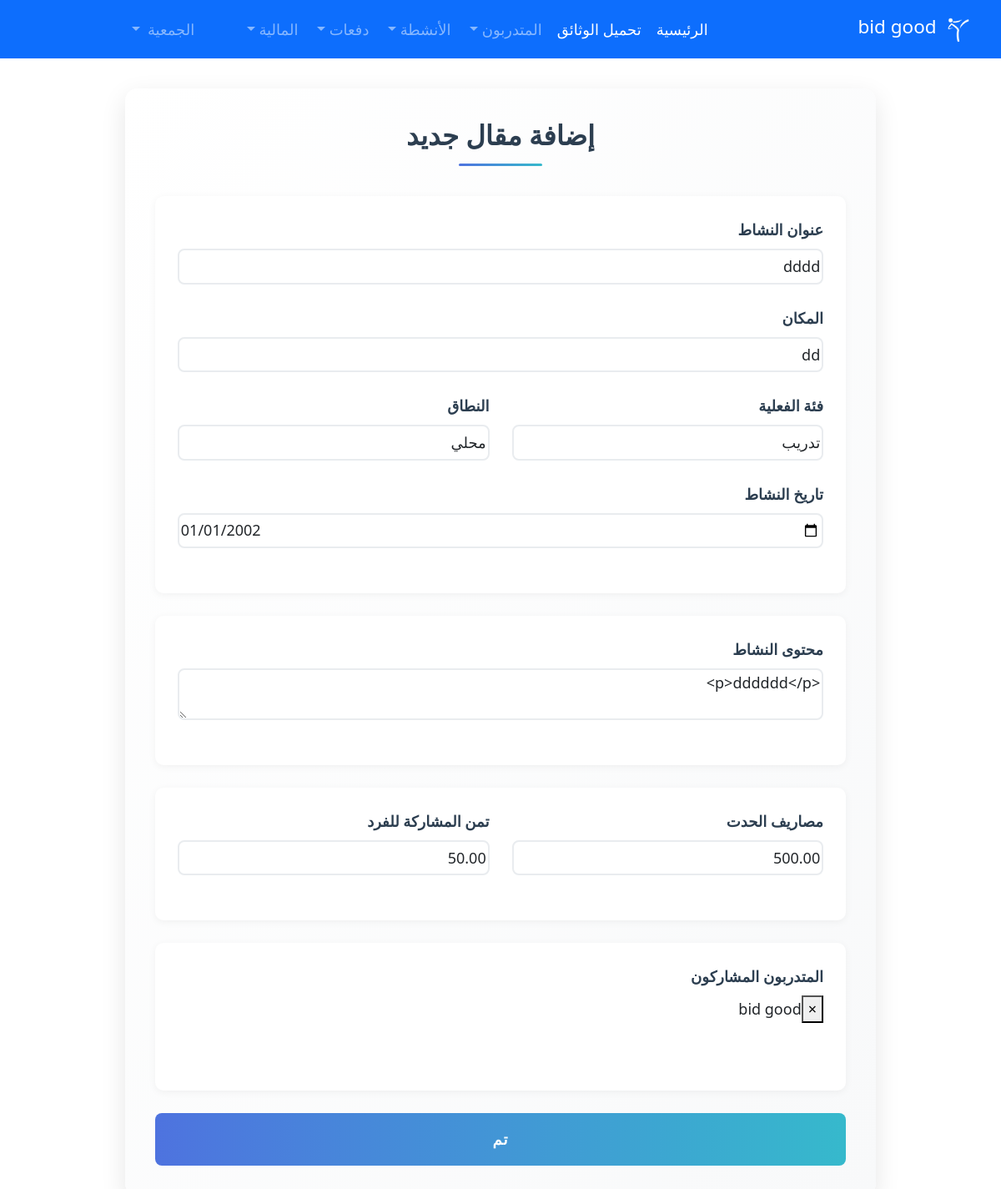
/edit_article/1 (signed in), run on the app's committed database.
### trainers/models.py (models this page shows, shortened)
class OrganizationInfo(models.Model):
    name = models.CharField(max_length=255, verbose_name='اسم الجمعية')
    slug = models.SlugField(unique=True, verbose_name='المعرف')
    description = models.TextField(blank=True, verbose_name='الوصف')
    established_date = models.DateField(blank=True, null=True, verbose_name='تاريخ التأسيس')
    rent_amount = models.DecimalField(max_digits=10, decimal_places=2, default=0, verbose_name='مبلغ الإيجار')
    phone_number = models.CharField(max_length=15, blank=True, verbose_name='رقم الهاتف')
    email = models.EmailField(blank=True, verbose_name='البريد الإلكتروني')
    datepay = models.DateField(blank=True, null=True, verbose_name='تاريخ الدفع')
    is_active = models.BooleanField(default=True, verbose_name='نشطة')
    subscription_tier = models.CharField(
        max_length=20,
        choices=[('free', 'مجاني'), ('basic', 'أساسي'), ('premium', 'متميز')],
        default='free',
        verbose_name='نوع الاشتراك'
    )
    max_trainers = models.IntegerField(default=50, verbose_name='الحد الأقصى للمتدربين')
    created_at = models.DateTimeField(auto_now_add=True, verbose_name='تاريخ الإنشاء')
    class Meta:
        verbose_name = 'جمعية'
        verbose_name_plural = 'الجمعيات'
        ordering = ['-created_at']

class Article(models.Model):
    organization = models.ForeignKey(
        OrganizationInfo,
        on_delete=models.CASCADE,
        related_name='articles',
        verbose_name='الجمعية'
    )
    choices = (
        ('local', 'محلي'),
        ('reigion', 'جهوي'),
        ('national', 'وطني'),
    )
    cts = (
        ('League', 'بطولة'),
        ('training', 'تدريب'),
        ('dawri', 'دوري'),
        ('test', 'امتحان'),
        ('out', 'خرجة'),
        ('other', 'اخرى'),
    )
    date = models.DateField(default=timezone.now, verbose_name='التاريخ')
    title = models.CharField(max_length=200, verbose_name='العنوان')
    location = models.CharField(max_length=500, default="اركانة نجوم اركانة", verbose_name='المكان')
    content = RichTextField(verbose_name='المحتوى')
    trainees = models.ManyToManyField(Trainer, blank=True, related_name='articles', verbose_name='المتدربون')
    category = models.CharField(choices=cts, max_length=30, verbose_name='الفئة')
    area = models.CharField(choices=choices, max_length=30, verbose_name='النطاق')
    costs = models.DecimalField(max_digits=10, decimal_places=2, default=0, verbose_name='التكاليف')
    participetion_price = models.DecimalField(max_digits=10, decimal_places=2, default=0, verbose_name='سعر المشاركة')
    class Meta:
        verbose_name = 'مقال'
        verbose_name_plural = 'المقالات'
        ordering = ['-date']
    @staticmethod
    def get_area_choices():
        return Article.choices
    @staticmethod
    def get_categories():
        return Article.cts

### trainers/views.py (the view, shortened to what this page needs)
# urls.py: path('edit_article/<int:id>', views.edit_article, name='edit_article'),
@login_required
@require_organization
def edit_article(request, id):
    org = request.organization
    article = get_object_or_404(Article,organization=org, id=id)
    trainees = Trainer.objects.filter(organization=org)
    context = {
        'article': article,
        'trainees_art': article.trainees.all(),
        'trainees': trainees,
    }
    return render(request, 'pages/edit_article.html', context)

### trainers/templates/pages/edit_article.html (shortened to what this page needs)
{% extends 'base/base.html' %}
{% block content %}
<div class="article-form-wrapper">
    <h2 class="form-title">إضافة مقال جديد</h2>
    <form class="form" method="POST" enctype="multipart/form-data">
        <div class="form-section">
            <div class="mb-4">
                <label for="title" class="form-label">عنوان النشاط</label>
                <input type="text" value="{{article.title}}" id="title" name="title" class="form-control" placeholder="أدخل عنوان النشاط" required>
            </div>
            <div class="mb-4">
                <label for="location" class="form-label">المكان</label>
                <input type="text" id="location" value="{{article.location }}" name="location" class="form-control" placeholder="أين" required>
            </div>
            <div class="row">
                <div class="col-md-6 mb-4">
                    <label for="category" class="form-label">فئة الفعلية</label>
                    <select name="category" id="category" class="form-control category-select">
                        {% for value, display in article.get_categories %}
                            <option value="{{ value }}" {% if article.category == value %} selected{% endif %}>{{ display }}</option>
                        {% endfor %}
                    </select>
                </div>
                <div class="col-md-6 mb-4">
                    <label for="area" class="form-label">النطاق</label>
                    <select name="area" id="area" class="form-control area-select">
                        {% for value, display in article.get_area_choices %}
                            <option value="{{ value }}" {% if article.area == value %}selected{% endif %}>{{ display }}</option>
                        {% endfor %}
                    </select>
                </div>
            </div>
            <div class="mb-4">
                <label for="date" class="form-label">تاريخ النشاط</label>
                <input type="date" id="date" name="date" class="form-control" value="{{article.date|date:'Y-m-d' }}" required>
            </div>
        </div>
        <div class="form-section">
            <div class="mb-4">
                <label for="content" class="form-label">محتوى النشاط</label>
                <textarea id="content" name="content"  class="form-control rich-text-editor" placeholder="أدخل محتوى النشاط">{{article.content}}</textarea>
            </div>
        </div>
        <div class="form-section">
            <div class="row">
                <div class="col-md-6 mb-4">
                    <label for="costs" class="form-label">مصاريف الحدت</label>
                    <input type="number" step="0.01" name="costs" value="{{article.costs}}" id="costs" class="form-control" placeholder="0.00">
                </div>
                <div class="col-md-6 mb-4">
                    <label for="payed" class="form-label">تمن المشاركة للفرد</label>
                    <input type="number" step="0.01" name="profitpayed" id="payed" class="form-control" value="{{article.participetion_price}}" placeholder="0.00">
                </div>
            </div>
        </div>
        <div class="form-section">
            <div class="mb-4">
                <label for="trainees" class="form-label">المتدربون المشاركون</label>
            </div>
        </div>
        <button type="submit" class="btn btn-primary btn-submit w-100">تم</button>
    </form>
</div>
<link href="https://cdn.jsdelivr.net/npm/select2@4.1.0-rc.0/dist/css/select2.min.css" rel="stylesheet" />
{% endblock %}

### trainers/templates/base/sidebar.html (shortened to what this page needs)
{% load static %}
<nav class="navbar navbar-expand-lg navbar-dark bg-primary">
    <div class="container-fluid">
        <a class="navbar-brand" href="{% url 'home' %}">
            <img src="{% static 'images/logo/logo.png' %}" alt="Logo" width="40" height="40" class="d-inline-block align-text-top">
            {% if request.organization %} {{ request.organization.name }} {% else %} الجمعية {% endif %}
        </a>
        <div class="collapse navbar-collapse" id="navbarNav">
            <ul class="navbar-nav me-auto mb-2 mb-lg-0">
                <li class="nav-item">
                    <a class="nav-link active" aria-current="page" href="{% url 'home' %}">الرئيسية</a>
                </li>
                <li class="nav-item">
                    <a class="nav-link active" aria-current="page" href="{% url 'trainees_report' %}">تحميل الوثائق</a>
                </li>
                <li class="nav-item dropdown">
                    <a class="nav-link dropdown-toggle" href="#" id="traineesDropdown" role="button" data-bs-toggle="dropdown" aria-expanded="false">
                        المتدربون
                    </a>
                </li>
                <li class="nav-item dropdown">
                    <a class="nav-link dropdown-toggle" href="#" id="activitiesDropdown" role="button" data-bs-toggle="dropdown" aria-expanded="false">
                        الأنشطة
                    </a>
                </li>
                <li class="nav-item dropdown">
                    <a class="nav-link dropdown-toggle " href="#" id="traineesDropdown" role="button" data-bs-toggle="dropdown" aria-expanded="false">
                        دفعات
                    </a>
                </li>
                {% if user.is_superuser %}
                <li class="nav-item dropdown">
                    <a class="nav-link dropdown-toggle"  id="financialDropdown" role="button" data-bs-toggle="dropdown" aria-expanded="false">
                        المالية
                    </a>
                </li>
                {% else %}
                <li><a class="nav-link active" href="{% url 'logout' %}">تسجيل الخروج</a></li>
                {% endif %}
            </ul>
            {% if user.is_superuser %}
            <ul class="navbar-nav ms-auto">
                <li class="nav-item dropdown">
                    <a class="nav-link dropdown-toggle" href="#" id="userDropdown" role="button" data-bs-toggle="dropdown" aria-expanded="false">
                        <span class="ms-1">الجمعية</span>
                    </a>
            {% endif %}
                </li>
            </ul>
        </div>
    </div>
</nav>

### trainers/templates/base/base.html (style rules this page uses)
* { font-size: large; }
a { color: #02af74; text-decoration: none; }

### trainers/templates/pages/edit_article.html (style rules this page uses)
.article-form-wrapper { max-width: 900px; margin: 2rem auto; background: linear-gradient(to right bottom, #ffffff, #f8f9fa); border-radius: 15px; padding: 2rem; box-shadow: 0 10px 30px rgba(0, 0, 0, 0.1); }
.form-title { color: #2c3e50; font-size: 1.8rem; font-weight: 600; text-align: center; margin-bottom: 2rem; position: relative; padding-bottom: 1rem; }
.form-title:after { content: ''; position: absolute; bottom: 0; left: 50%; transform: translateX(-50%); width: 100px; height: 3px; background: linear-gradient(to right, #4e73df, #36b9cc); border-radius: 2px; }
.form-section { background: white; border-radius: 10px; padding: 1.5rem; margin-bottom: 1.5rem; box-shadow: 0 2px 10px rgba(0, 0, 0, 0.05); }
.form-label { font-weight: 600; color: #2c3e50; margin-bottom: 0.5rem; }
.form-control { border: 2px solid #e9ecef; border-radius: 8px; padding: 0.1rem; transition: all 0.3s ease; }
.btn-submit { background: linear-gradient(to right, #4e73df, #36b9cc); border: none; border-radius: 8px; padding: 1rem; font-weight: 600; text-transform: uppercase; letter-spacing: 1px; transition: all 0.3s ease; }

### data on the page
OrganizationInfo: organization.name "bid good"
Article: title "dddd", location "dd", category "تدريب", area "محلي", date "01/01/2002", content "<p>dddddd</p>", costs "500.00", profitpayed "50.00"
